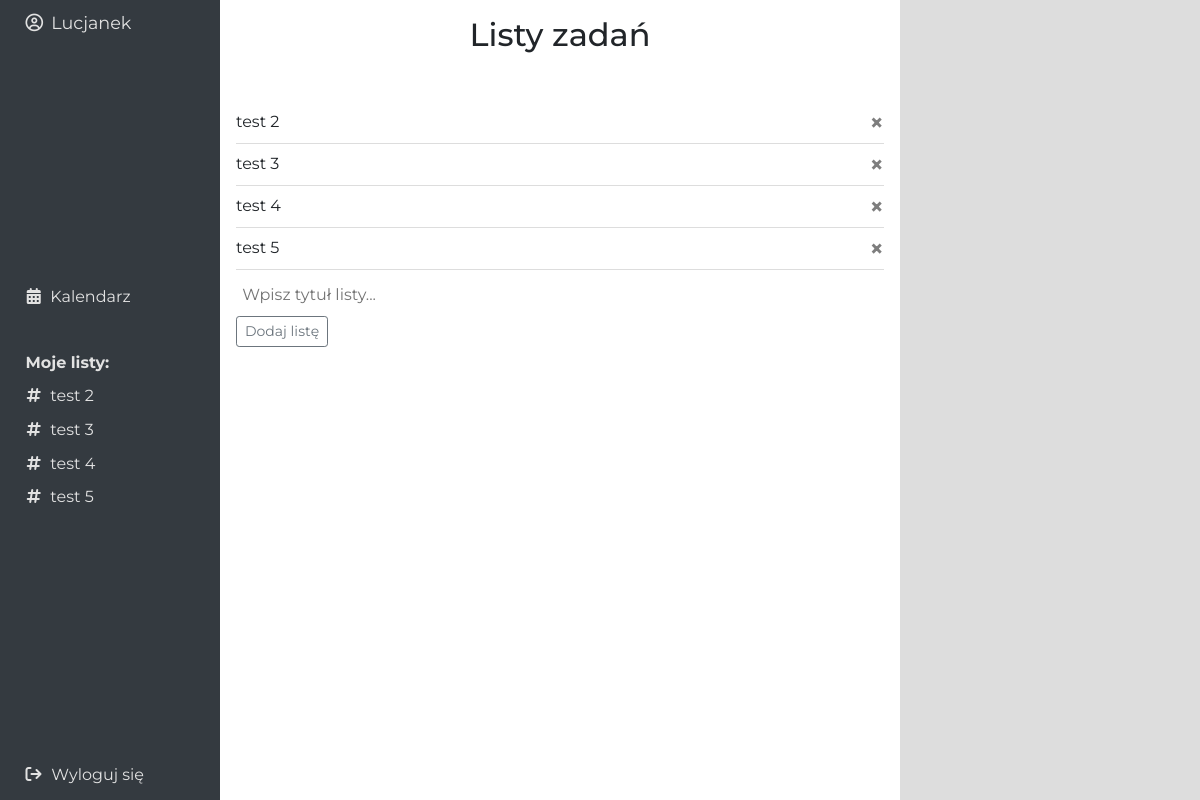
The page /home (signed in) on the database as committed earlier.
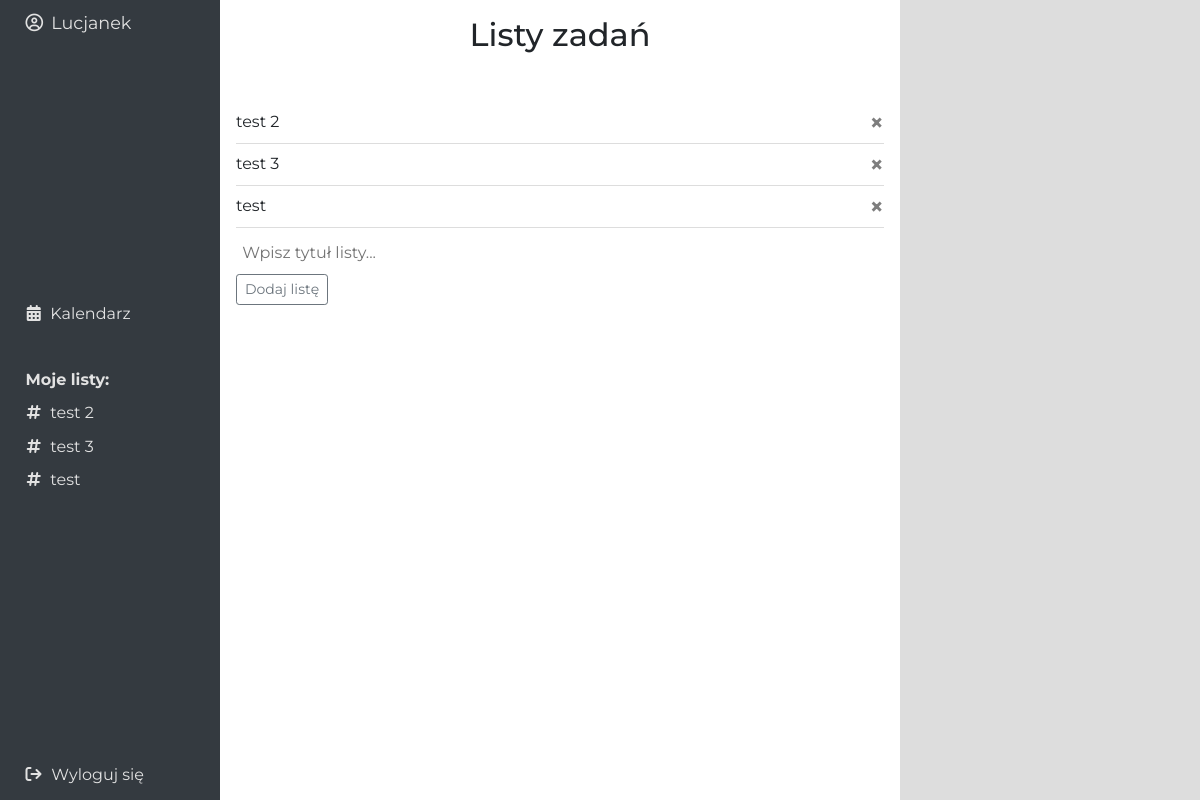
The same page on the database as committed later.
### website/models.py (models this page shows)
class List(db.Model):
    id = db.Column(db.Integer, primary_key=True)
    list_title = db.Column(db.String(150))
    user_id = db.Column(db.Integer, db.ForeignKey('user.id'))
    tasks = db.relationship('Task', backref='list', cascade='all, delete-orphan', lazy=True)
    is_default = db.Column(db.Boolean, default=False)

### website/views.py (the view, shortened to what this page needs)
@views.route('/home', methods=['GET', 'POST'])
@login_required
def home():
    user_lists = List.query.filter_by(user_id=current_user.id).all()
    response = make_response(render_template('home.html', user=current_user, lists=user_lists))
    response.headers["Cache-Control"] = "no-cache, no-store, must-revalidate"
    response.headers["Pragma"] = "no-cache"
    response.headers["Expires"] = "0"
    return response

### website/__init__.py (called while the page is built)
def create_app():
    app = Flask(__name__)
    app.config['SECRET_KEY'] = 'abc'
    app.config['SQLALCHEMY_DATABASE_URI'] = f'sqlite:///{DB_NAME}'
    db.init_app(app)
    migrate = Migrate(app, db)
    from .views import views
    from .auth import auth
    app.register_blueprint(views, url_prefix='/')
    app.register_blueprint(auth, url_prefix='/')
    from .models import User, List
    create_database(app)
    login_manager = LoginManager()
    login_manager.login_view = 'auth.login'
    login_manager.init_app(app)
    @login_manager.user_loader
    def load_user(id):
        return User.query.get(int(id))
    return app

### website/templates/home.html (shortened to what this page needs)
{% extends "base.html" %}
{% block head %}
<link href="{{ url_for('static', filename='home.css') }}" rel="stylesheet" />
{% endblock %}
{% block content%}
<h2 class="title">Listy zadań</h2>
<div class="list-container">
<ul class="list" id="lists">
  {% for list in lists %}
  <li class="item">
    <a id="list" href="{{ url_for('views.show_list', list_id=list.id) }}" class="list-title">{{ list.list_title }}</a>
    {% if not list.is_default %}
      <button type="button" class="close" onClick="deleteList({{ list.id }})">
        <span aria-hidden="true">&times;</span>
      </button>
    {% endif %}
  </li>
  {% endfor %}
</ul>
<form method="POST">
  <input type="text" name="list_title" id="list_title" class="list-title-input" value="" autocomplete="off" placeholder="Wpisz tytuł listy..." required>
  <br />
  <div>
    <button type="submit" class="btn btn-outline-secondary btn-sm">Dodaj listę</button>
  </div>
</form>
</div>
{% endblock %}

### website/templates/base.html (shortened to what this page needs)
<!DOCTYPE html>
<html lang="pl">
  <head>
    <link
      rel="stylesheet"
      href="https://stackpath.bootstrapcdn.com/bootstrap/4.4.1/css/bootstrap.min.css"
    />
    <link
      rel="stylesheet"
      href="https://cdnjs.cloudflare.com/ajax/libs/font-awesome/6.5.0/css/all.min.css"
    />
    <link
      rel="stylesheet"
      href="https://stackpath.bootstrapcdn.com/font-awesome/4.7.0/css/font-awesome.min.css"
    />
    <link href="{{ url_for('static', filename='base.css') }}" rel="stylesheet" />
    {% block head %}{% endblock %}
  </head>
  <body>
  <div class="wrapper">
    <nav class="navbar navbar-dark bg-dark">
      {% if user.is_authenticated %}
        <div class="user">
          <p class="user-name"><i class="fa-regular fa-circle-user"></i>{{user.first_name}}</p>
        </div>
        <div class="nav">
          <div class=" nav-main">
            <button class="nav-button"><a class="link" id="home" href="/calendar"><i class="fa-solid fa-calendar"></i>Kalendarz</a></button>
          </div>
          <div class="nav-lists">
            <button class="nav-button nav-button--my-lists"><a class="link" id="home" href="/home">Moje listy:</a></button>
            {% for list in user.lists if not list.is_default%}
            <button class="nav-button"><a class="link" id="list" href="{{ url_for('views.show_list', list_id=list.id) }}"><i class="fa-solid fa-hashtag"></i>{{ list.list_title }}</a></button>
            {% endfor %}
          </div>
        </div>
        <div class="logout">
          <button class="nav-button nav-button--logout"><a class="link" id="logout" href="/logout"><i class="fa-solid fa-arrow-right-from-bracket"></i>Wyloguj się</a></button>
        </div>
      {% else %}
        <button class="nav-button"><a class="link" id="login" href="/login">Zaloguj się</a></button>
        <button class="nav-button"><a class="link" id="signUp" href="/sign-up">Zarejestruj się</a></button>
      {% endif %}
    </nav>
    <main class="main-content">
      {% block content %} {% endblock %}
    </main>
    <div class="plant-container">
    </div>
  </div>
  </body>
</html>

Rows that differ between the two databases and show on the page:
removed List: list_title "test 4"
removed List: list_title "test 5"
added List: list_title "test"
